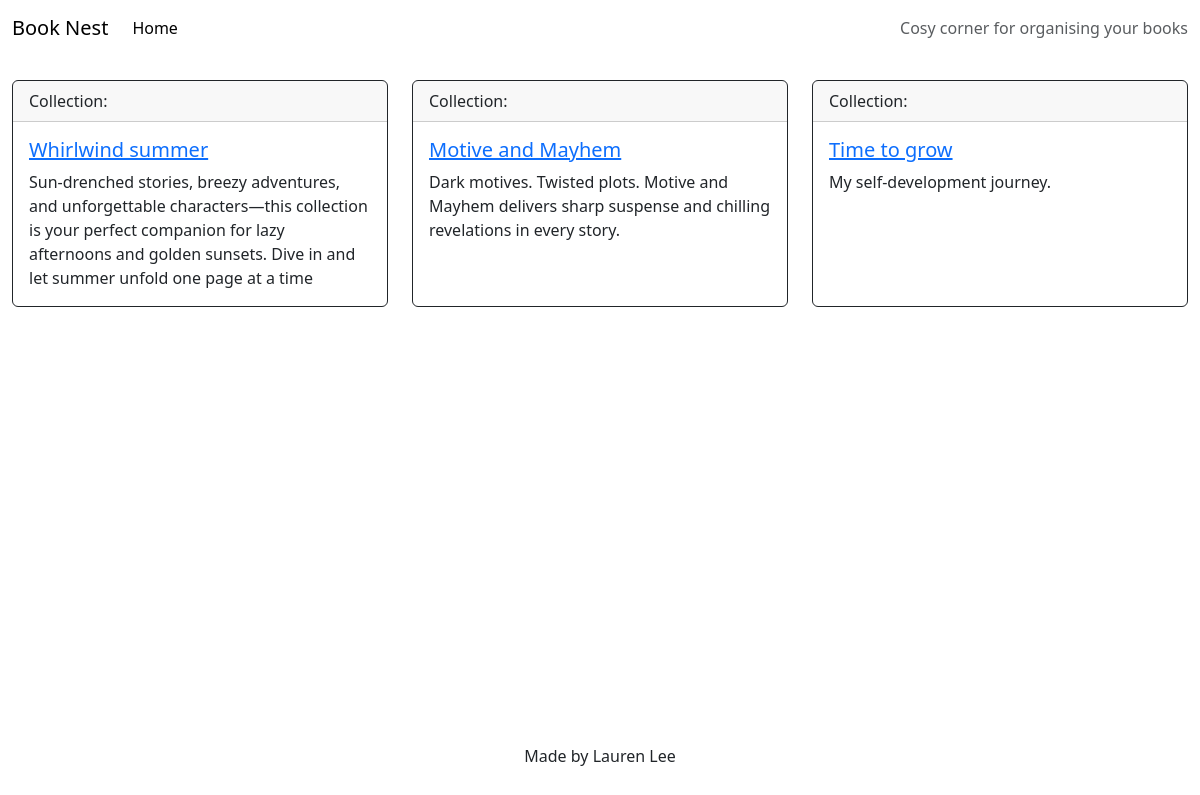
The app's page /, older data.
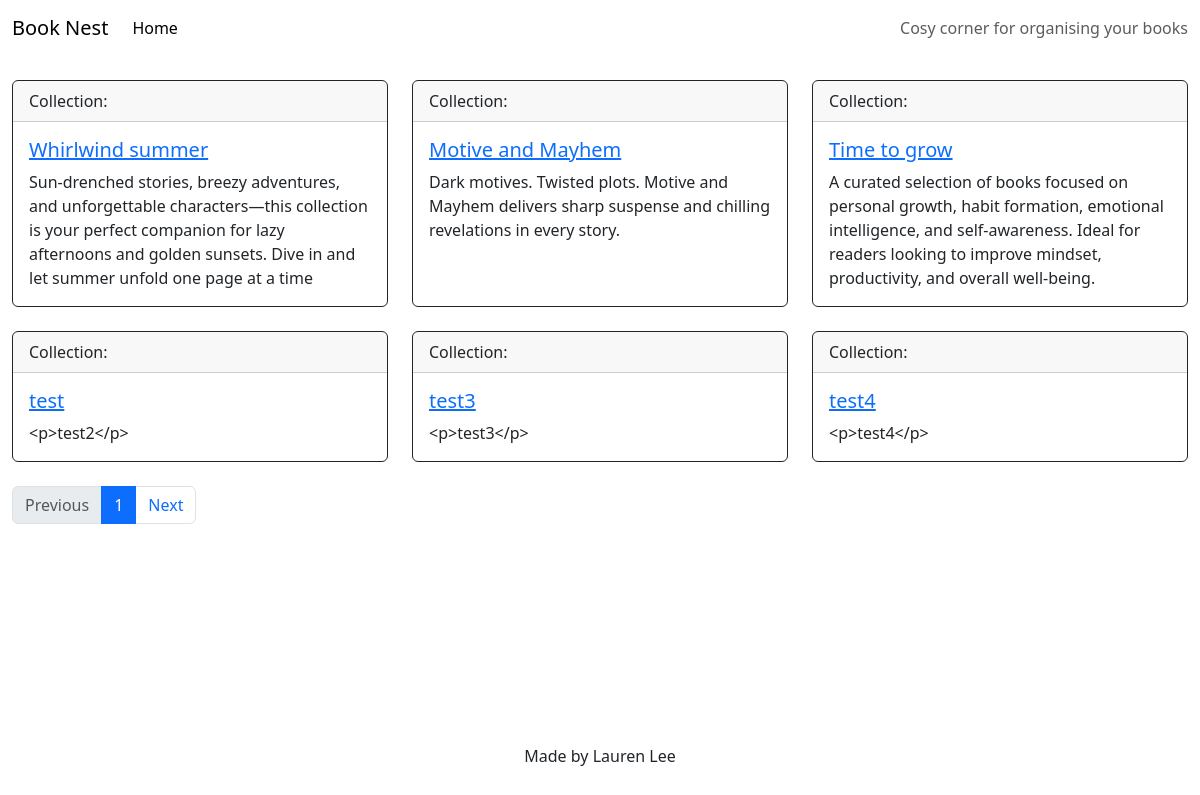
The same page, newer data.
### library/models.py (models this page shows, shortened)
class Collection(models.Model):
    THEME_CHOICES = [
        ("romance", "Romance"),
        ("fantasy", "Fantasy"),
        ("mystery", "Mystery"),
        ("historical", "Historical"),
        ("thriller", "Thriller"),
        ("science_fiction", "Science Fiction"),
        ("nonfiction", "Nonfiction"),
        ("young_adult", "Young Adult"),
        ("literary", "Literary Fiction"),
        ("horror", "Horror"),
        ("self_development", "Self Development"),
        ("mixed", "Mixed theme"),
    ]
    name = models.CharField(max_length=100, unique=True, blank=False)
    excerpt = models.TextField(blank=True)
    theme = models.CharField(max_length=50, choices=THEME_CHOICES, default="mixed")
    user = models.ForeignKey(
        User, on_delete=models.CASCADE, related_name="collections", null=True
    )

### library/views.py (the view)
# urls.py: path("", views.CollectionList.as_view(), name="home"),
class CollectionList(generic.ListView):
    queryset = Collection.objects.all()
    template_name = "library/index.html"
    paginate_by = 6

### library/templates/library/index.html
{% extends "base.html" %}
{% block content %}
<div class="container-fluid">
    <div class="row">
        <div class="container mt-4">
            <div class="row">
                {% for collection in collection_list %}
                <div class="col-12 col-sm-6 col-md-4 mb-4">
                    <div class="card border-dark h-100" style="max-width: 24rem;">
                        <div class="card-header">Collection:</div>
                        <div class="card-body text-dark">
                            <h5 class="card-title">
                                <a href="#" class="Collection">{{ collection.name }}</a>
                            </h5>
                            <p class="card-text">{{ collection.excerpt }}</p>
                        </div>
                    </div>
                </div>
                {% if forloop.counter|divisibleby:6 %}
            </div>
            <div class="row">
                {% endif %}
                {% endfor %}
            </div>
        </div>
    </div>
    {% if is_paginated %}
    <nav aria-label="...">
        <ul class="pagination">
            {% if page_obj.has_previous %}
            <li class="page-item">
                <a class="page-link" href="?page={{ page_obj.previous_page_number }}">Previous</a>
            </li>
            {% else %}
            <li class="page-item disabled">
                <a class="page-link" href="#" tabindex="-1" aria-disabled="true">Previous</a>
            </li>
            {% endif %}
            <li class="page-item active">
                <a class="page-link" href="#">1 <span class="sr-only">(current)</span></a>
            </li>
            {% if page_obj.has_next %}
            <li class="page-item">
                <a class="page-link" href="?page={{ page_obj.next_page_number }}">Next</a>
            </li>
            {% endif %}
        </ul>
    </nav>
    {% endif %}
</div>
{% endblock %}

### templates/base.html (shortened to what this page needs)
{% url 'home' as home_url %}
<!DOCTYPE html>
<html class="h-100" lang="en">
<head>
    <link href="https://cdn.jsdelivr.net/npm/bootstrap@5.3.3/dist/css/bootstrap.min.css" rel="stylesheet"
>
</head>
<body class="d-flex flex-column h-100 main-bg">
    <nav class="navbar navbar-expand-lg navbar-light bg-white">
        <div class="container-fluid">
            <a class="navbar-brand" href="{% url 'home' %}">Book Nest</span></span></a>
            <div class="collapse navbar-collapse" id="navbarText">
                <ul class="navbar-nav me-auto mb-2 mb-lg-0">
                    <li class="nav-item">
                        <a class="nav-link {% if request.path == home_url %}active{% endif %}" aria-current="page"
                            href="#">Home</a>
                    </li>
                </ul>
                <span class="navbar-text text-muted">
                    Cosy corner for organising your books
                </span>
            </div>
        </div>
    </nav>
    <main class="flex-shrink-0 main-bg">
        {% block content %}{% endblock content %}
    </main>
    <footer class="footer mt-auto py-3 dark-bg">
        <p class="m-0 text-center">Made by Lauren Lee</p>
    </footer>
</body>
</html>

Row changes from the older to the newer data that the page shows:
changed Collection "Time to grow": excerpt "My self-development journey." → "A curated selection of books focused on personal growth, habit formation, emotional intelligence, and self-awareness. Ideal for readers looking to improve mindset, productivity, and overall well-being."
added Collection: name "test", excerpt "<p>test2</p>"
added Collection: name "test3", excerpt "<p>test3</p>"
added Collection: name "test4", excerpt "<p>test4</p>"
Text that changed along with them:
text now shown: "Previous 1 Next"
